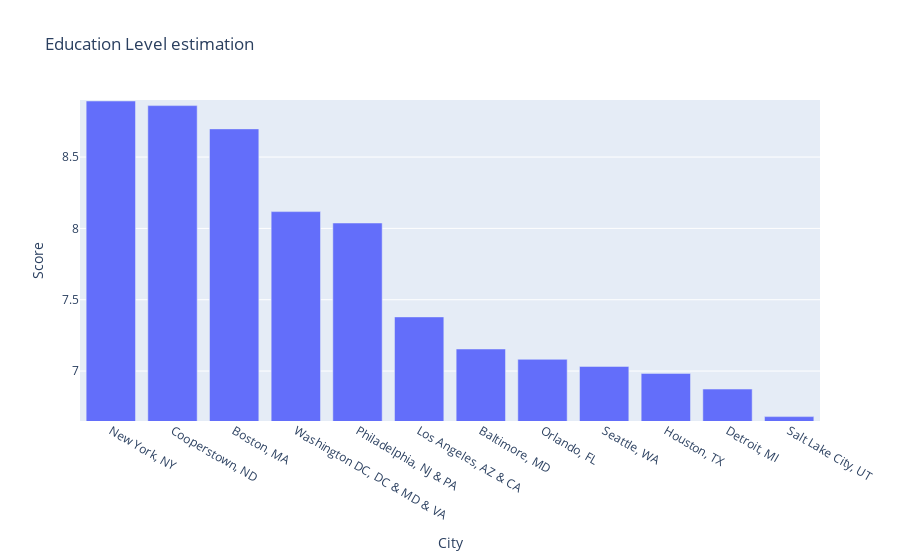

Notebook cell for this chart:
### Code cell
# make animated bar chart to show changes in number of arrests during each week day over the years provided
animation_bar_average    = px.bar(df_bfd, 
                           x="City", 
                           y="Score",
                           title = "Education Level estimation",
                           range_y=[6.65,8.9]
                         
                          )
animation_bar_average

### Figure 1 — Plotly figure (JSON) as saved in the notebook; plotly's stock layout.template omitted (floating-point values rounded to 4 significant figures)
{"data": [{"alignmentgroup": "True", "hoverlabel": {"namelength": 0}, "hovertemplate": "City=%{x}<br>Score=%{y}", "legendgroup": "", "marker": {"color": "#636efa"}, "name": "", "offsetgroup": "", "orientation": "v", "showlegend": false, "textposition": "auto", "type": "bar", "x": ["New York, NY", "Cooperstown, ND", "Boston, MA", "Washington DC, DC & MD & VA", "Philadelphia, NJ & PA", "Los Angeles, AZ & CA", "Baltimore, MD", "Orlando, FL", "Seattle, WA", "Houston, TX", "Detroit, MI", "Salt Lake City, UT"], "xaxis": "x", "y": [8.893, 8.861, 8.698, 8.118, 8.038, 7.38, 7.155, 7.082, 7.033, 6.984, 6.874, 6.681], "yaxis": "y"}], "layout": {"barmode": "relative", "legend": {"tracegroupgap": 0}, "title": {"text": "Education Level estimation"}, "xaxis": {"anchor": "y", "domain": [0, 1], "title": {"text": "City"}}, "yaxis": {"anchor": "x", "domain": [0, 1], "range": [6.65, 8.9], "title": {"text": "Score"}}}}
